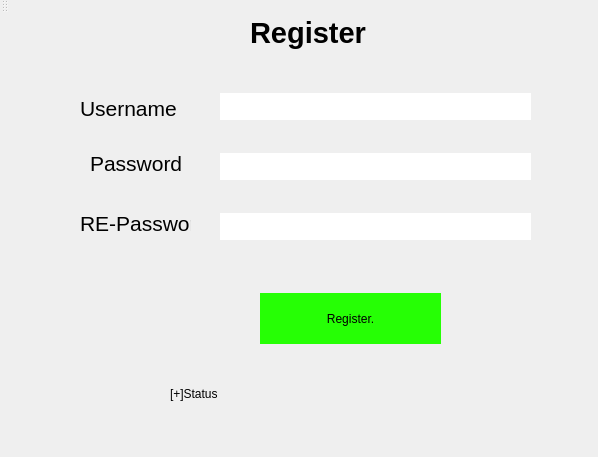
<?xml version="1.0" encoding="UTF-8"?>
<ui version="4.0">
 <class>MainWindow</class>
 <widget class="QMainWindow" name="MainWindow">
  <property name="geometry">
   <rect>
    <x>0</x>
    <y>0</y>
    <width>598</width>
    <height>457</height>
   </rect>
  </property>
  <property name="windowTitle">
   <string>MainWindow</string>
  </property>
  <property name="autoFillBackground">
   <bool>false</bool>
  </property>
  <property name="styleSheet">
   <string notr="true">background-color:&quot;#4DAF7C&quot;;
border-radius:20px;</string>
  </property>
  <widget class="QWidget" name="centralWidget">
   <widget class="QLabel" name="label">
    <property name="geometry">
     <rect>
      <x>170</x>
      <y>360</y>
      <width>251</width>
      <height>41</height>
     </rect>
    </property>
    <property name="text">
     <string>[+]Status</string>
    </property>
   </widget>
   <widget class="QGroupBox" name="groupBox">
    <property name="geometry">
     <rect>
      <x>30</x>
      <y>50</y>
      <width>551</width>
      <height>311</height>
     </rect>
    </property>
    <property name="autoFillBackground">
     <bool>false</bool>
    </property>
    <property name="styleSheet">
     <string notr="true">background-color:&quot;#049372&quot;;
border-radius:20px;</string>
    </property>
    <property name="title">
     <string/>
    </property>
    <widget class="QLabel" name="label_3">
     <property name="geometry">
      <rect>
       <x>50</x>
       <y>20</y>
       <width>101</width>
       <height>51</height>
      </rect>
     </property>
     <property name="text">
      <string>&lt;html&gt;&lt;head/&gt;&lt;body&gt;&lt;p&gt;&lt;span style=&quot; font-size:16pt;&quot;&gt;Username&lt;/span&gt;&lt;/p&gt;&lt;/body&gt;&lt;/html&gt;</string>
     </property>
    </widget>
    <widget class="QLabel" name="label_4">
     <property name="geometry">
      <rect>
       <x>60</x>
       <y>70</y>
       <width>111</width>
       <height>61</height>
      </rect>
     </property>
     <property name="text">
      <string>&lt;html&gt;&lt;head/&gt;&lt;body&gt;&lt;p&gt;&lt;span style=&quot; font-size:16pt;&quot;&gt;Password&lt;/span&gt;&lt;/p&gt;&lt;/body&gt;&lt;/html&gt;</string>
     </property>
    </widget>
    <widget class="QLineEdit" name="lineEdit">
     <property name="geometry">
      <rect>
       <x>190</x>
       <y>30</y>
       <width>311</width>
       <height>27</height>
      </rect>
     </property>
     <property name="autoFillBackground">
      <bool>false</bool>
     </property>
     <property name="styleSheet">
      <string notr="true">
background-color: rgb(255, 255, 255);</string>
     </property>
    </widget>
    <widget class="QLineEdit" name="lineEdit_2">
     <property name="enabled">
      <bool>true</bool>
     </property>
     <property name="geometry">
      <rect>
       <x>190</x>
       <y>90</y>
       <width>311</width>
       <height>27</height>
      </rect>
     </property>
     <property name="styleSheet">
      <string notr="true">background-color: rgb(255, 255, 255);</string>
     </property>
     <property name="echoMode">
      <enum>QLineEdit::Password</enum>
     </property>
    </widget>
    <widget class="QPushButton" name="pushButton">
     <property name="geometry">
      <rect>
       <x>230</x>
       <y>230</y>
       <width>181</width>
       <height>51</height>
      </rect>
     </property>
     <property name="styleSheet">
      <string notr="true">background-color: #26ff05;
 border-radius: 28px;</string>
     </property>
     <property name="text">
      <string>Register.</string>
     </property>
    </widget>
    <widget class="QLabel" name="label_5">
     <property name="geometry">
      <rect>
       <x>50</x>
       <y>130</y>
       <width>111</width>
       <height>61</height>
      </rect>
     </property>
     <property name="text">
      <string>&lt;html&gt;&lt;head/&gt;&lt;body&gt;&lt;p&gt;&lt;span style=&quot; font-size:16pt;&quot;&gt;RE-Password&lt;/span&gt;&lt;/p&gt;&lt;/body&gt;&lt;/html&gt;</string>
     </property>
    </widget>
    <widget class="QLineEdit" name="lineEdit_3">
     <property name="geometry">
      <rect>
       <x>190</x>
       <y>150</y>
       <width>311</width>
       <height>27</height>
      </rect>
     </property>
     <property name="styleSheet">
      <string notr="true">background-color: rgb(255, 255, 255);</string>
     </property>
     <property name="echoMode">
      <enum>QLineEdit::Password</enum>
     </property>
    </widget>
   </widget>
   <widget class="QLabel" name="label_2">
    <property name="geometry">
     <rect>
      <x>250</x>
      <y>0</y>
      <width>141</width>
      <height>41</height>
     </rect>
    </property>
    <property name="text">
     <string>&lt;html&gt;&lt;head/&gt;&lt;body&gt;&lt;p&gt;&lt;span style=&quot; font-size:22pt; font-weight:600;&quot;&gt;Register&lt;/span&gt;&lt;/p&gt;&lt;/body&gt;&lt;/html&gt;</string>
    </property>
   </widget>
  </widget>
  <widget class="QToolBar" name="mainToolBar">
   <attribute name="toolBarArea">
    <enum>TopToolBarArea</enum>
   </attribute>
   <attribute name="toolBarBreak">
    <bool>false</bool>
   </attribute>
  </widget>
  <widget class="QStatusBar" name="statusBar"/>
 </widget>
 <layoutdefault spacing="6" margin="11"/>
 <resources/>
 <connections/>
</ui>
